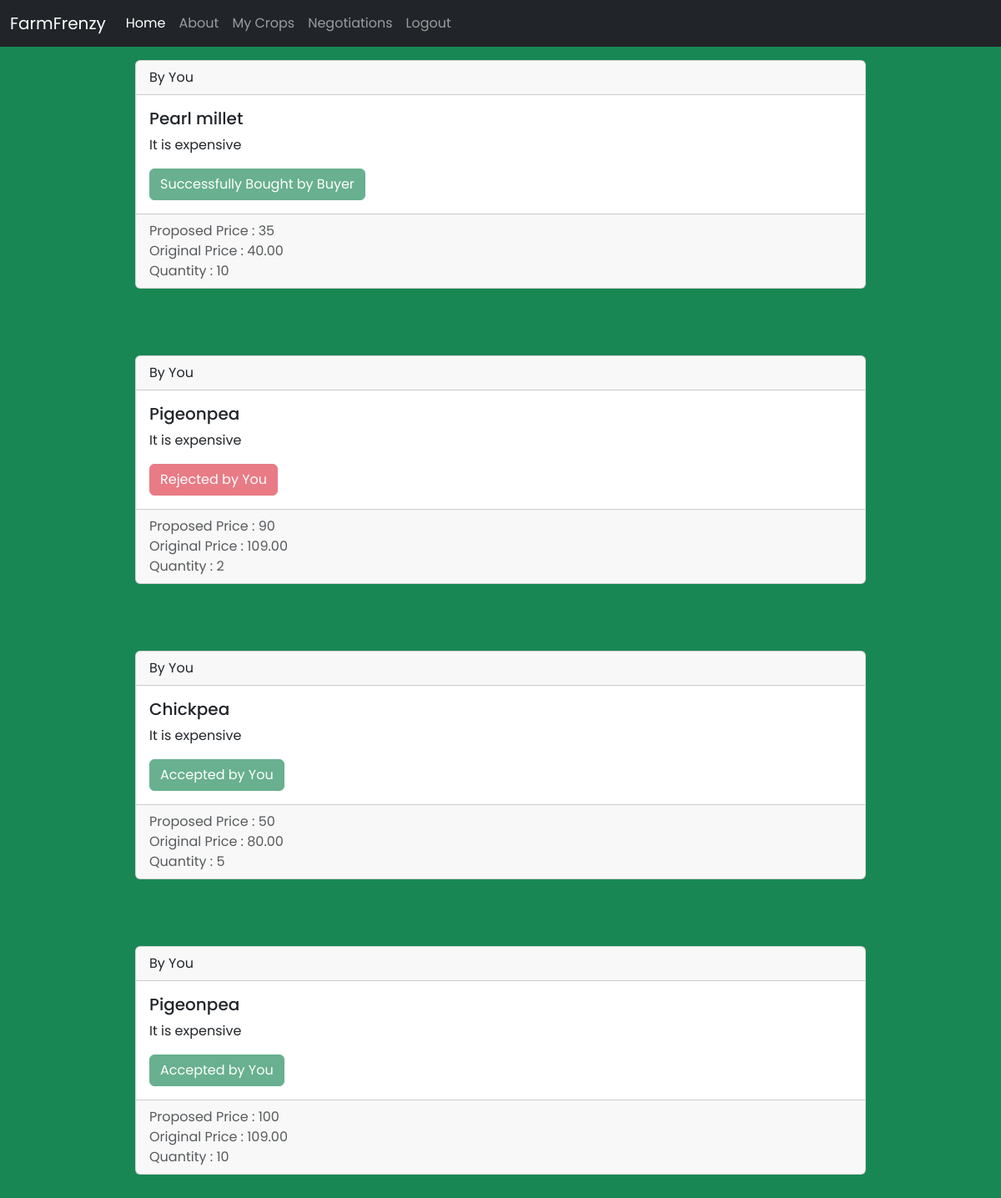
The app's page /sellernegotiations/ (signed in) with its own data.
### backend/models.py (models this page shows, shortened)
class Negotiation(models.Model):
    buyer = models.ForeignKey(Buyer,on_delete=models.CASCADE)
    seller = models.ForeignKey(Seller,on_delete=models.CASCADE)
    crop = models.ForeignKey(Crop, on_delete=models.CASCADE)
    proposed_price =  models.IntegerField(default=0)
    accepted = models.BooleanField(default=False)
    rejected = models.BooleanField(default=False)
    awaited = models.BooleanField(default=True)
    bought = models.BooleanField(default=False)
    quantity = models.IntegerField(default=0)
    desc = models.CharField(max_length=100)

class Crop(models.Model):
    seller = models.ForeignKey(settings.AUTH_USER_MODEL, on_delete=models.CASCADE)
    name = models.CharField(max_length=100)
    variety = models.CharField(max_length=100)
    type = models.CharField(max_length=100)
    description = models.TextField()
    price_per_kg = models.DecimalField(max_digits=8, decimal_places=2)
    quantity = models.IntegerField(default=0)
    shelf_life = models.IntegerField(default=0)

### backend/views.py (the view)
# urls.py: path("sellernegotiations/", views.sellernegotiations,name = "sellernegotiations"),
def sellernegotiations(request):
    seller = Seller.objects.get(user=request.user)
    neg = Negotiation.objects.filter(seller=seller)
    return render(request,'sellernegotiations.html',{'negs': neg})

### backend/templates/sellernegotiations.html (shortened to what this page needs)
{% extends 'homepage.html' %}
{% block body %}
{% for neg in negs %}
<div class="container w-75 my-3">
  <div class="card cardhover ">
    <div class="card-header">
      By You
    </div>
    <div class="card-body">
      <h5 class="card-title"> {{neg.crop.name}} </h5>
      <p class="card-text"> {{neg.desc}}</p>
      {% if neg.bought %}
      <button class="btn btn-success" disabled>Successfully Bought by Buyer</button>
      {% else %}
        {% if neg.awaited %}
        <form action="/sellernegotiations/accept/{{neg.id}}" style="float:left; " class= "mx-2" method="post">{% csrf_token %}
            <button class="btn btn-success">Accept</button></form>
            <form action="/sellernegotiations/reject/{{neg.id}}"  method="post">{% csrf_token %}
            <button class="btn btn-danger">Reject</button></form>
        {% else %}
        {% if neg.accepted %}
        <button class="btn btn-success" disabled>Accepted by You</button>
        {% else %}
        <button class="btn btn-danger" disabled>Rejected by You</button>
        {% endif %}
        {% endif %}
        {% endif %}
    </div>
    <div class="card-footer text-muted">
        Proposed Price : {{neg.proposed_price}} <br>
        Original Price : {{neg.crop.price_per_kg}} <br>
       Quantity : {{neg.quantity}}
    </div>
  </div>
</div><br><br>
{% endfor %}
{% endblock %}

### backend/templates/homepage.html (shortened to what this page needs)
<!DOCTYPE html>
<html lang="en">
<head>
    <link href="https://cdn.jsdelivr.net/npm/bootstrap@5.3.0-alpha3/dist/css/bootstrap.min.css" rel="stylesheet">
</head>
<body>
    <nav class="navbar navbar-dark bg-dark navbar-expand-lg ">
        <div class="container-fluid">
          <a class="navbar-brand" href="/">FarmFrenzy</a>
          <div class="collapse navbar-collapse" id="navbarSupportedContent">
            <ul class="navbar-nav me-auto mb-2 mb-lg-0">
              <li class="nav-item">
                <a class="nav-link active" aria-current="page" href="/">Home</a>
              </li>
              <li class="nav-item">
                <a class="nav-link" href="/about">About</a>
              </li>
              {% if user.is_authenticated %}
              {% if user.is_seller %}
              <li class="nav-item">
                <a class="nav-link" href="/mycrops/">My Crops</a>
              </li>
              <li class="nav-item">
                <a class="nav-link" href="/sellernegotiations/">Negotiations</a>
              </li>
              {% endif %}
              <li class="nav-item">
                <a class="nav-link" href="/logout/">Logout</a>
              </li>
              {% endif %}
            </ul>
          </div>
        </div>
      </nav>
      {% block body %}
      {% endblock body %}
</body>
</html>

### records on screen
Negotiation: crop.name "Pearl millet", desc "It is expensive", bought "Successfully Bought by Buyer", proposed_price "35", crop.price_per_kg "40.00", quantity "10"
Negotiation: crop.name "Pigeonpea", desc "It is expensive", bought "Rejected by You", proposed_price "90", crop.price_per_kg "109.00", quantity "2"
Negotiation: crop.name "Chickpea", desc "It is expensive", bought "Accepted by You", proposed_price "50", crop.price_per_kg "80.00", quantity "5"
Negotiation: crop.name "Pigeonpea", desc "It is expensive", bought "Accepted by You", proposed_price "100", crop.price_per_kg "109.00", quantity "10"
